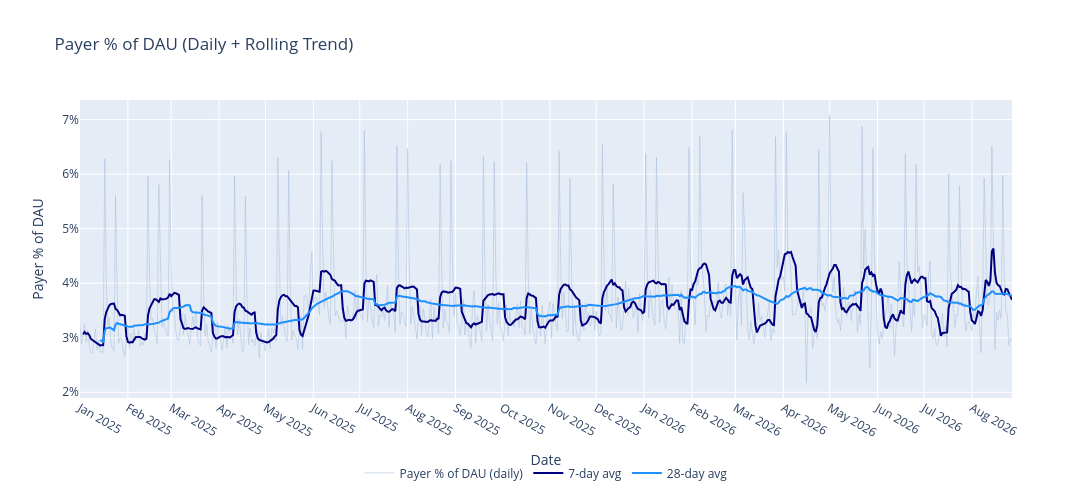

Notebook cell for this chart:
### Code cell
# hide-output
# Payer % of DAU: what share of active users are payers, trended over time. Rising = payers
# eroding slower than the overall base; falling = faster.
payer_pct_df = pd.merge(total_by_dt_dau_full, total_by_dt_payers_full, on='dt', suffixes=('_dau', '_payers'))
payer_pct_df['users'] = payer_pct_df['users_payers'] / payer_pct_df['users_dau'] * 100
payer_pct_df = payer_pct_df[['dt', 'users']]

chart_rate_trend(payer_pct_df, 'Payer % of DAU')
#chart_rate_trend(payer_pct_df, 'Payer % of DAU', freq='W')

### Figure 1 — Plotly figure (JSON) as saved in the notebook; plotly's stock layout.template omitted (floating-point values rounded to 4 significant figures; data arrays with more than 128 entries replaced by an {"elided": "..."} marker saying what was removed)
{"data": [{"hovertemplate": "Date: %{x|%Y-%m-%d}<br>Payer % of DAU: %{y:.1f}%<extra></extra>", "line": {"color": "lightsteelblue", "width": 1}, "mode": "lines", "name": "Payer % of DAU (daily)", "opacity": 0.6, "type": "scatter", "x": {"elided": "604 str values"}, "y": {"elided": "604 float values"}}, {"hovertemplate": "Date: %{x|%Y-%m-%d}<br>7-day avg: %{y:.1f}%<extra></extra>", "line": {"color": "navy", "width": 2}, "mode": "lines", "name": "7-day avg", "type": "scatter", "x": {"elided": "604 str values"}, "y": {"elided": "604 float values"}}, {"hovertemplate": "Date: %{x|%Y-%m-%d}<br>28-day avg: %{y:.1f}%<extra></extra>", "line": {"color": "dodgerblue", "width": 2}, "mode": "lines", "name": "28-day avg", "type": "scatter", "x": {"elided": "604 str values"}, "y": {"elided": "604 float values"}}], "layout": {"height": 500, "legend": {"orientation": "h", "x": 0.5, "xanchor": "center", "y": -0.3, "yanchor": "bottom"}, "title": {"text": "Payer % of DAU (Daily + Rolling Trend)"}, "width": 1100, "xaxis": {"dtick": "M1", "tickformat": "%b %Y", "title": {"text": "Date"}}, "yaxis": {"ticksuffix": "%", "title": {"text": "Payer % of DAU"}}}}
